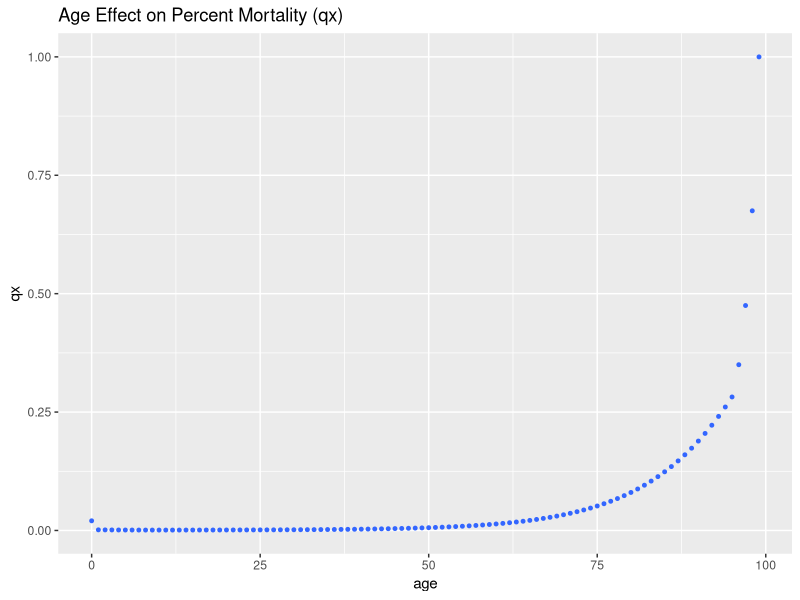
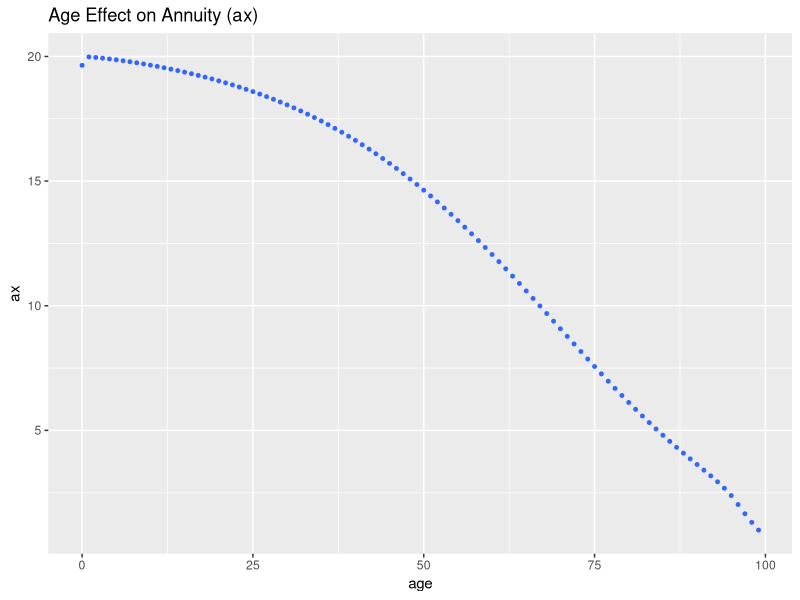
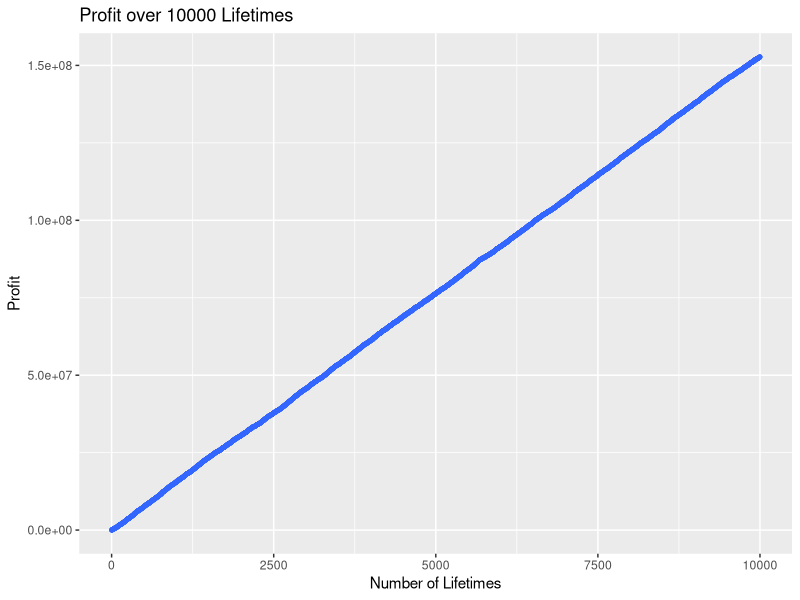
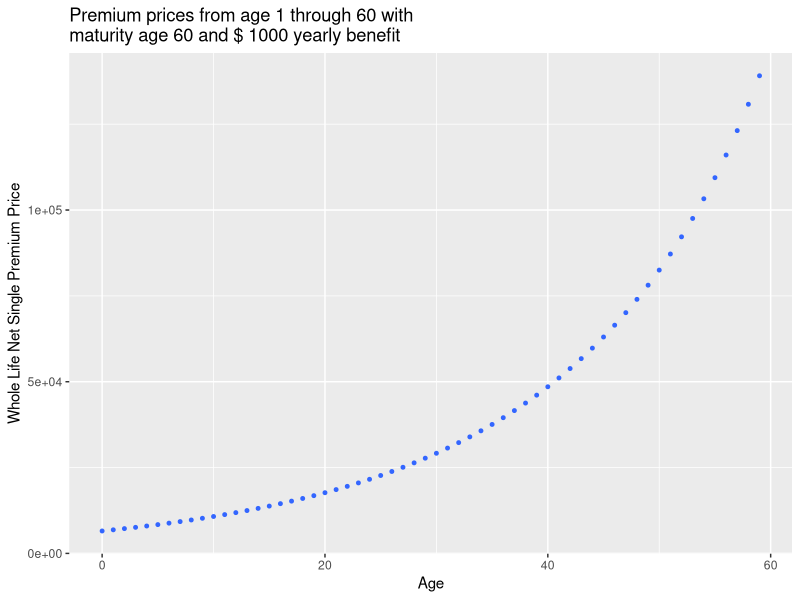

Write the R code that produced these figures, in order.
#########################
# Annuity Calculator    #
#                       #
# Brian Hooper          #
# Heather McKinnon      #
# Divya Kalla Chandrika #
# CS567 - 1-29-2019     #
#########################

library(ggplot2)

# Read mortality data
mortality_data <- read.csv(file="mortality.csv", header=TRUE, sep=",")
age = mortality_data[,1]
qx = mortality_data[,2]

# Read and assign input parameters
user_input <- read.csv(file="input.csv", header=TRUE, sep=",")
input_age_start = user_input[,1]
input_age_end = user_input[,2]
maturity_age = user_input[,3]
yearly_annuity = user_input[,4]
interest_rate = user_input[,5]
term_length = user_input[,6]
iterations = user_input[,7]

# Calculated initial variables
d = interest_rate / (1 + interest_rate)
im = 12 * (((1 + interest_rate) ** (1 / 12)) - 1)
dm = 12 * (1 - (1 - d) ** (1 / 12))
a12 = (interest_rate * d) / (im * dm)
b12 = (interest_rate - im) / (im * dm)

# Create life table
life_table <- data.frame(age, qx)

# Add k (curtate lifetime)
life_table$k <- 1 + life_table$age

# Calculate lx and dx
life_table$lx[1] <- 10000000
life_table$dx[1] <- life_table$lx[1] * life_table$qx[1]
for (i in 2:length(life_table$qx)) {
  life_table$lx[i] <- life_table$lx[i-1] - life_table$dx[i-1]
  life_table$dx[i] <- life_table$lx[i] * life_table$qx[i]

}

# Add Px
life_table$Px <- 1 - life_table$qx

# Calculate v^k
life_table$vk <- 1/(1 + interest_rate)^life_table$k

# Calculate kPx, x=0
life_table$kPx[1] <- life_table$Px[1]
for (i in 2:length(life_table$Px)) {
  life_table$kPx[i] <- life_table$kPx[i-1] * life_table$Px[i]
}

# Calculate kEx, x=0
life_table$kEx <- life_table$vk * life_table$kPx

# Calculate ax
life_table$ax[1] <- 1 + sum(life_table$kEx)
for (i in 2:length(life_table$kEx)) {
  life_table$ax[i] <- 1 + sum(life_table$kEx[i:length(life_table$kEx)])/life_table$kEx[i-1]
}

# Calculate Ax
d = interest_rate/(1 + interest_rate)
life_table$Ax <- 1 - d * life_table$ax

# Assigning variables for ease of use
ax = life_table$ax
Ax = life_table$Ax

# Function for determining Whole Life Net Single Premium Profit for company
#
# @param in_age The input age for beginning the insurance policy
# @param mat_age The age in which the policy matures
# @return A double representing the Net Single Premium that was paid for the policy
WNS_profit <- function(in_age, mat_age){
  xEy = (life_table$lx[mat_age + 1] / life_table$lx[in_age + 1]) * (1 / (1 + interest_rate)) ** (mat_age - in_age)
  return(yearly_annuity * 12 * (a12 * ax[mat_age + 1] - b12) * xEy)
}

# Function for determining Whole Life Net Single Premium loss for company
# Occurs only when death_age > maturity_age
# 
# @param mat_age The age in which the policy matures
# @param death_age The age in which the policy holder dies
# @return A double representing the total paid out to the client for the policy
WNS_loss <- function(mat_age, death_age)
  return ((death_age - mat_age) * yearly_annuity)

# Calculate net profit or loss for Whole Life Net Single Premium
#
# @param in_age The input age for beginning the insurance policy
# @param mat_age The age in which the policy matures
# @param death_age The age in which the policy holder dies
# @return A double representing the net profit or loss for a single policy holder
WNS_net_profit <- function(in_age, mat_age, death_age){
  if (death_age < maturity_age){
    return (WNS_profit(in_age, mat_age))
  }
  else{
    return (WNS_profit(in_age, mat_age) - WNS_loss(mat_age, death_age))
  }
}

# Display a single net premium price for user defined start and maturity age
cat(sprintf("A whole life single net premium price for input age %s with maturity age %s and $ %.2f yearly benefit: $%.2f\n\n",
            input_age_start, maturity_age, yearly_annuity,WNS_profit(input_age_start,maturity_age)))


# Simulate a number of lifetimes (iterations)
cat(sprintf("Beginning simulation of %s lifetimes...\n\n", iterations))
startTime <- Sys.time()

profit <- 0
profit_data <- vector(mode="double", length=iterations)
iterations_data <- 1:iterations
for(i in 1:iterations) {
  # Generate random integer starting age
  if(input_age_start >= input_age_end) {
    input_age = input_age_start
  } else {
    input_age = sample(input_age_start:input_age_end, 1)
  }

  # Pick a random death date based on mortality table
  death_age = input_age
  while(death_age < length(mortality_data$mortality) && runif(1, 0.0, 1.0) > mortality_data$mortality[death_age]) {
    death_age = death_age + 1  
  }

  # Calculate profit
  profit <- profit + WNS_net_profit(input_age, maturity_age, death_age)
  profit_data[i] <- profit
}

endTime <- Sys.time()
elapsedTime = endTime - startTime
print(elapsedTime)

cat(sprintf("Total profit over %s simulated lifetimes: $%.2f", iterations, profit))


#------------------------- Graphing -------------------------------
# Graphing age effect on mortality
age_qx_plot <- ggplot(life_table, aes(age, qx))
print(age_qx_plot + ggtitle("Age Effect on Percent Mortality (qx)") + geom_point(aes(age, qx), colour="#3366FF", size=1))

# Graphing ax on age
age_ax_plot <- ggplot(life_table, aes(age, ax))
print(age_ax_plot + ggtitle("Age Effect on Annuity (ax)") + geom_point(aes(age, ax), colour="#3366FF", size=1))

# Graphing WSN premium profit trends after each life that is complete
profit_plot <- ggplot(x = iterations_data, y = profit_data)
print(profit_plot + ggtitle(paste("Profit over", iterations, "Lifetimes")) + geom_point(aes(iterations_data, profit_data), colour="#3366FF", size=1) +
  xlab("Number of Lifetimes") + ylab("Profit"))

# Graphing increasing age with the user-defined maturity age and yearly benefit of Net Single Premium Prices
WNS_age_data <- age[1:60]
WNS_premium_data <- vector(mode="double", length=length(WNS_age_data))
for (i in 1:length(WNS_age_data)){
   WNS_premium_data[i] <- WNS_profit(i, maturity_age)
}
age_premium_plot <- ggplot(x = WNS_age_data, y = WNS_premium_data)
print(profit_plot + ggtitle(paste("Premium prices from age 1 through", length(WNS_age_data),"with\nmaturity age", maturity_age,"and $", yearly_annuity,"yearly benefit")) +
  geom_point(aes(WNS_age_data, WNS_premium_data), colour="#3366FF", size=1) +
  xlab("Age") + ylab("Whole Life Net Single Premium Price"))
